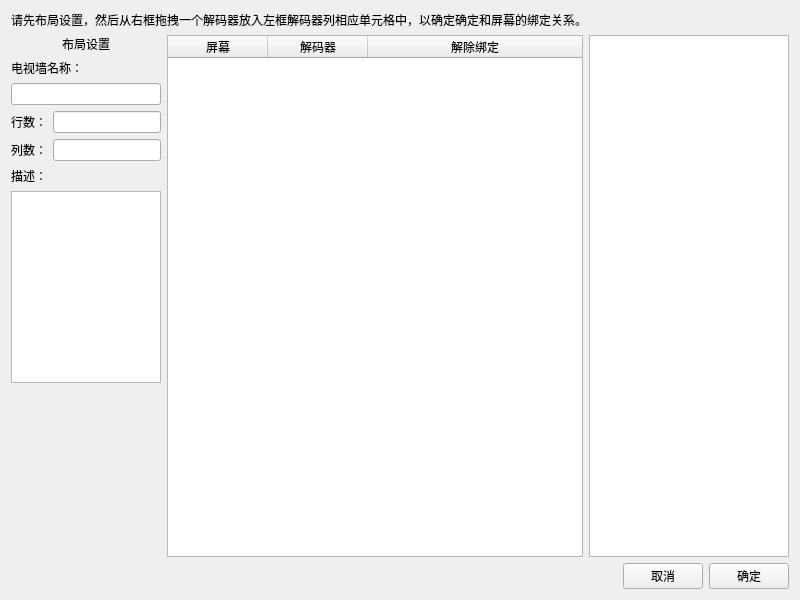
<?xml version="1.0" encoding="UTF-8"?>
<ui version="4.0">
 <class>form_tvwall_config</class>
 <widget class="QWidget" name="form_tvwall_config">
  <property name="geometry">
   <rect>
    <x>0</x>
    <y>0</y>
    <width>800</width>
    <height>600</height>
   </rect>
  </property>
  <property name="windowTitle">
   <string>Form</string>
  </property>
  <layout class="QVBoxLayout" name="verticalLayout" stretch="0,1,0">
   <item>
    <widget class="QLabel" name="label">
     <property name="text">
      <string>请先布局设置，然后从右框拖拽一个解码器放入左框解码器列相应单元格中，以确定确定和屏幕的绑定关系。</string>
     </property>
    </widget>
   </item>
   <item>
    <layout class="QHBoxLayout" name="horizontalLayout">
     <item>
      <widget class="QWidget" name="gridWidget" native="true">
       <property name="sizePolicy">
        <sizepolicy hsizetype="Fixed" vsizetype="Expanding">
         <horstretch>0</horstretch>
         <verstretch>0</verstretch>
        </sizepolicy>
       </property>
       <property name="minimumSize">
        <size>
         <width>150</width>
         <height>0</height>
        </size>
       </property>
       <property name="maximumSize">
        <size>
         <width>150</width>
         <height>16777215</height>
        </size>
       </property>
       <layout class="QGridLayout" name="gridLayout">
        <property name="margin">
         <number>0</number>
        </property>
        <item row="1" column="0" colspan="2">
         <widget class="QLabel" name="label_6">
          <property name="text">
           <string>电视墙名称：</string>
          </property>
         </widget>
        </item>
        <item row="4" column="1">
         <widget class="QLineEdit" name="lineEdit_tvwall_cols"/>
        </item>
        <item row="6" column="0" colspan="2">
         <widget class="QTextEdit" name="textEdit_tvwall_description"/>
        </item>
        <item row="3" column="0">
         <widget class="QLabel" name="label_3">
          <property name="text">
           <string>行数：</string>
          </property>
         </widget>
        </item>
        <item row="4" column="0">
         <widget class="QLabel" name="label_4">
          <property name="text">
           <string>列数：</string>
          </property>
         </widget>
        </item>
        <item row="7" column="0" colspan="2">
         <spacer name="verticalSpacer">
          <property name="orientation">
           <enum>Qt::Vertical</enum>
          </property>
          <property name="sizeHint" stdset="0">
           <size>
            <width>20</width>
            <height>40</height>
           </size>
          </property>
         </spacer>
        </item>
        <item row="5" column="0" colspan="2">
         <widget class="QLabel" name="label_5">
          <property name="text">
           <string>描述：</string>
          </property>
         </widget>
        </item>
        <item row="0" column="0" colspan="2">
         <widget class="QLabel" name="label_2">
          <property name="text">
           <string>布局设置</string>
          </property>
          <property name="alignment">
           <set>Qt::AlignCenter</set>
          </property>
         </widget>
        </item>
        <item row="3" column="1">
         <widget class="QLineEdit" name="lineEdit_tvwall_rows"/>
        </item>
        <item row="2" column="0" colspan="2">
         <widget class="QLineEdit" name="lineEdit_tvwall_name"/>
        </item>
       </layout>
      </widget>
     </item>
     <item>
      <widget class="QTableWidget" name="tableWidget_tvwall">
       <property name="sizePolicy">
        <sizepolicy hsizetype="Expanding" vsizetype="Expanding">
         <horstretch>0</horstretch>
         <verstretch>0</verstretch>
        </sizepolicy>
       </property>
       <property name="minimumSize">
        <size>
         <width>300</width>
         <height>0</height>
        </size>
       </property>
       <attribute name="horizontalHeaderShowSortIndicator" stdset="0">
        <bool>false</bool>
       </attribute>
       <attribute name="horizontalHeaderStretchLastSection">
        <bool>true</bool>
       </attribute>
       <column>
        <property name="text">
         <string>屏幕</string>
        </property>
       </column>
       <column>
        <property name="text">
         <string>解码器</string>
        </property>
       </column>
       <column>
        <property name="text">
         <string>解除绑定</string>
        </property>
       </column>
      </widget>
     </item>
     <item>
      <widget class="QTreeWidget" name="treeWidget">
       <property name="sizePolicy">
        <sizepolicy hsizetype="Fixed" vsizetype="Expanding">
         <horstretch>0</horstretch>
         <verstretch>0</verstretch>
        </sizepolicy>
       </property>
       <property name="minimumSize">
        <size>
         <width>200</width>
         <height>0</height>
        </size>
       </property>
       <property name="maximumSize">
        <size>
         <width>200</width>
         <height>16777215</height>
        </size>
       </property>
       <attribute name="headerVisible">
        <bool>false</bool>
       </attribute>
       <column>
        <property name="text">
         <string notr="true">1</string>
        </property>
       </column>
      </widget>
     </item>
    </layout>
   </item>
   <item>
    <layout class="QHBoxLayout" name="horizontalLayout_2">
     <item>
      <spacer name="horizontalSpacer">
       <property name="orientation">
        <enum>Qt::Horizontal</enum>
       </property>
       <property name="sizeHint" stdset="0">
        <size>
         <width>40</width>
         <height>20</height>
        </size>
       </property>
      </spacer>
     </item>
     <item>
      <widget class="QPushButton" name="btn_cancel">
       <property name="text">
        <string>取消</string>
       </property>
      </widget>
     </item>
     <item>
      <widget class="QPushButton" name="btn_ok">
       <property name="text">
        <string>确定</string>
       </property>
      </widget>
     </item>
    </layout>
   </item>
  </layout>
 </widget>
 <tabstops>
  <tabstop>lineEdit_tvwall_name</tabstop>
  <tabstop>lineEdit_tvwall_rows</tabstop>
  <tabstop>lineEdit_tvwall_cols</tabstop>
  <tabstop>textEdit_tvwall_description</tabstop>
  <tabstop>btn_ok</tabstop>
  <tabstop>btn_cancel</tabstop>
  <tabstop>tableWidget_tvwall</tabstop>
  <tabstop>treeWidget</tabstop>
 </tabstops>
 <resources/>
 <connections/>
</ui>
